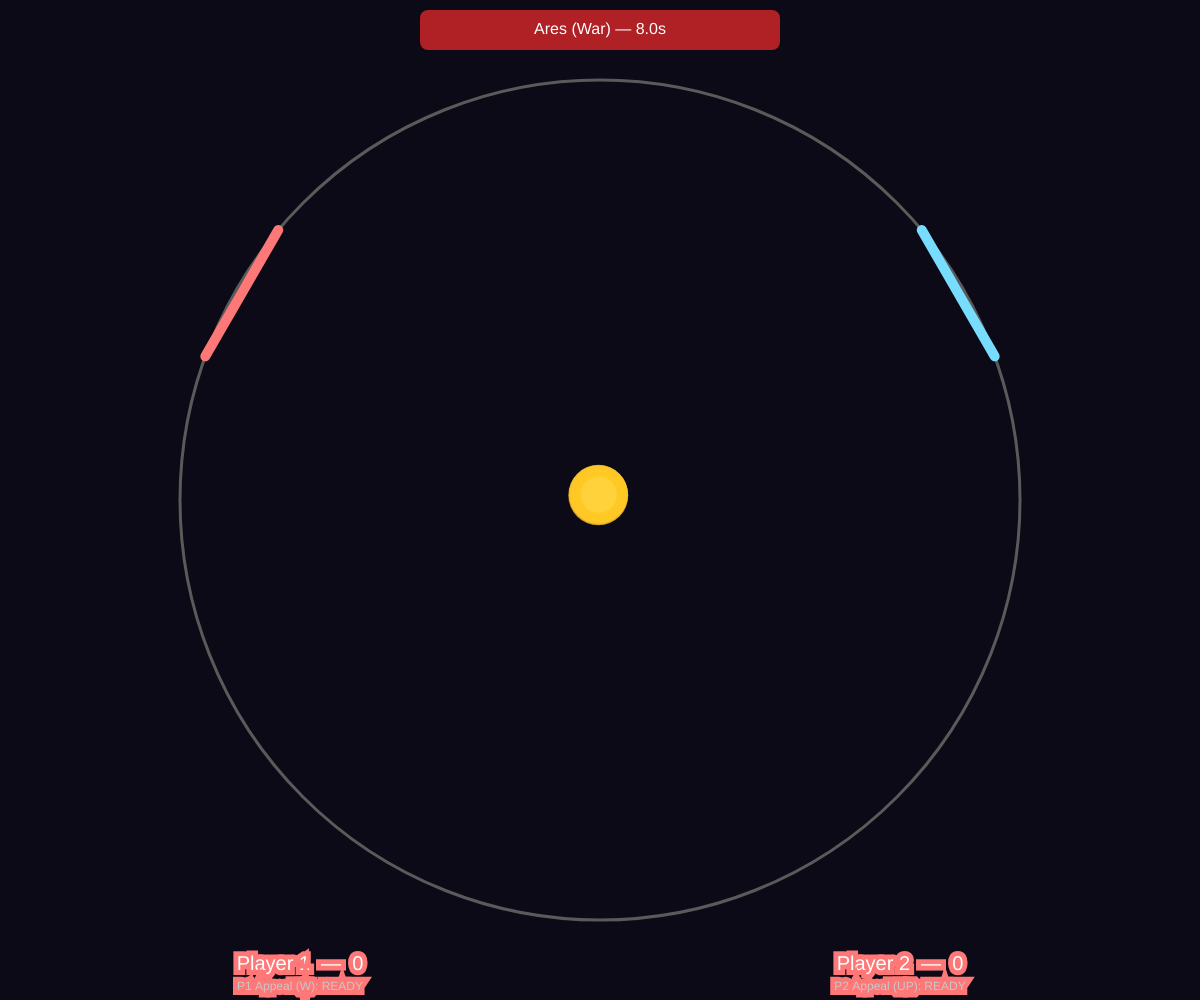
Frame 1 (no input)
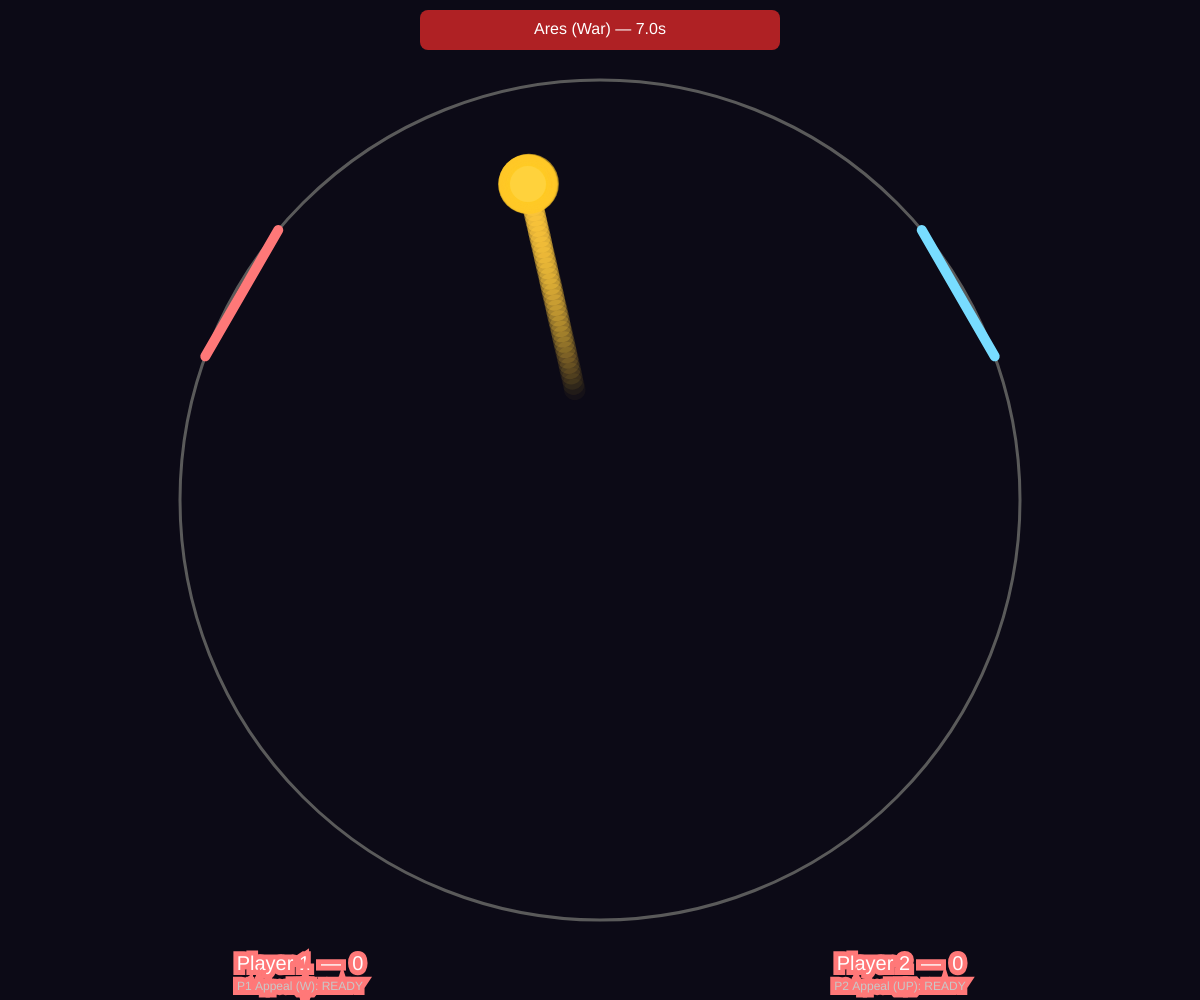
Frame 60 (no input)
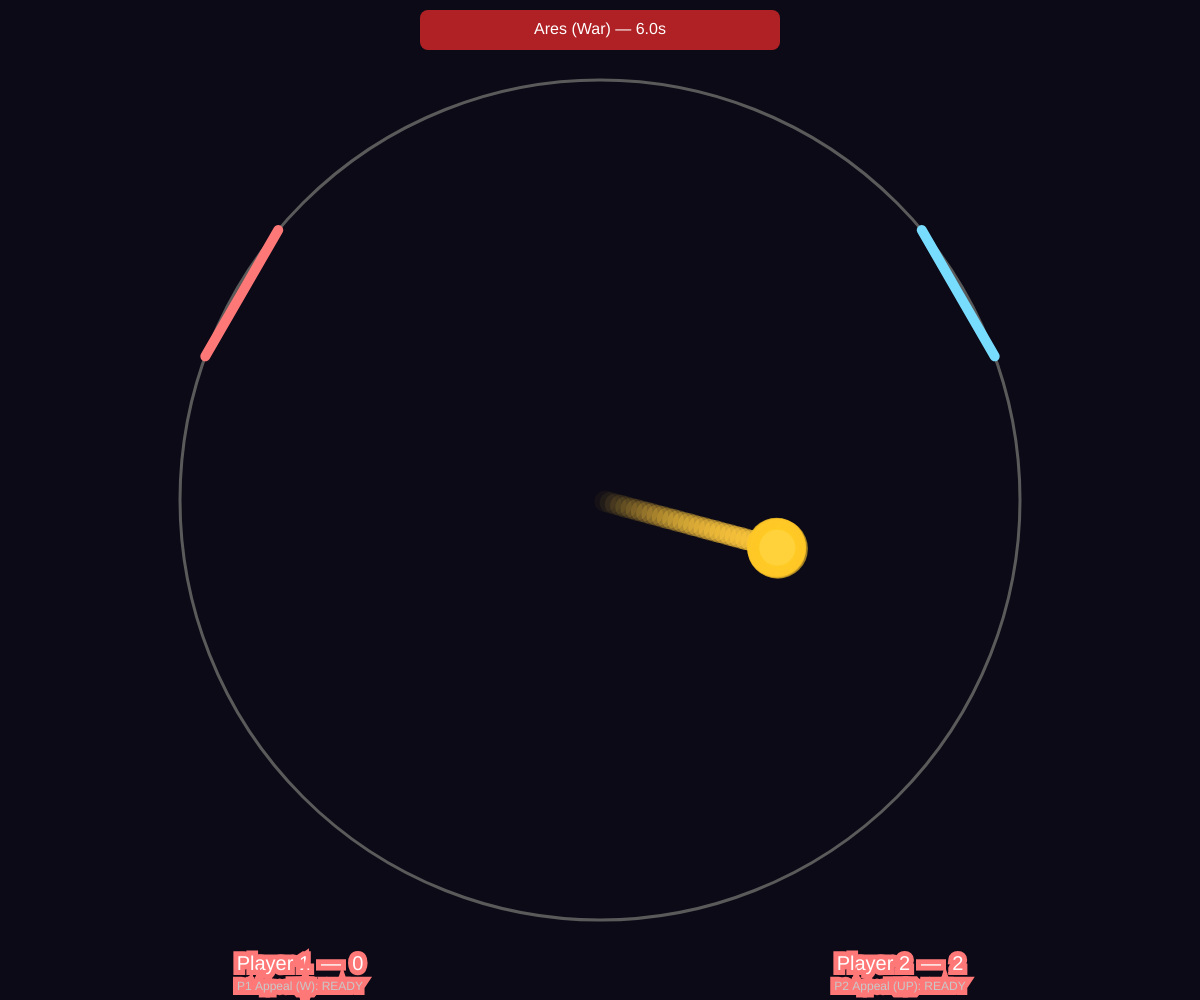
Frame 120 (the mouse pressed at the canvas centre since frame 60)

The p5.js sketch that drew these frames (run headless with seeded random() and noise() and a simulated clock; from frame 60 on, the mouse is pressed at the canvas centre):

// p5.js sketch
// ── sketch.js
// Polytheist Pong (p5.js)
// - Fullscreen responsive circular arena
// - Multiple "gods" cycle; each god changes ball/paddle behavior & scoring
// - Players can "appeal" to the active god (W for P1, UP arrow for P2) to get a short boon
// - Unique mechanics: rotating divine influences, temporary ball clones, curved motion, score modifiers
//
// Controls:
// Player 1: A / D to rotate paddle
// Player 2: LEFT / RIGHT to rotate paddle
// Appeals: Player1 press 'W', Player2 press UP arrow
//
// Drop this into a p5 editor and run.

let ball, extraBalls;
let ballTrail = [];
let paddleAngle1, paddleAngle2;
let paddleWidth, paddleRadius;
let score1 = 0, score2 = 0;
let godList = [];
let activeGodIndex = 0;
let godTimer = 0;
let GOD_DURATION = 8000; // ms each god rules
let lastGodSwitch = 0;
let appealCooldownP1 = 0, appealCooldownP2 = 0;
let lastResize = 0;

function setup() {
  createCanvas(windowWidth, windowHeight);
  angleMode(RADIANS);
  initializeGame();
  createGods();
  lastGodSwitch = millis();
}

function windowResized() {
  resizeCanvas(windowWidth, windowHeight);
  initializeGame();
}

function initializeGame() {
  paddleRadius = min(width, height) / 2 - 80;
  paddleAngle1 = -PI/6;
  paddleAngle2 = PI + PI/6;
  paddleWidth = PI / 9;
  resetBall();
  extraBalls = [];
  ballTrail = [];
}

function createGods() {
  // gods: name, color, apply (modifiers), onAppeal (player-sided short advantage)
  godList = [
    {
      name: "Ares (War)",
      color: [220, 40, 40],
      // Ares: increases speed, scoring doubled for hits while active
      applyModifiers: function(mod) {
        mod.speedMultiplier = 1.35;
        mod.scoreMultiplier = 2;
        mod.curve = 0;
        mod.cloneChance = 0;
      },
      onAppeal: function(player) {
        // short burst: powerful repulsion off your paddle
        player.tempRebound = 1.8;
      }
    },
    {
      name: "Athena (Wisdom)",
      color: [100, 180, 255],
      // Athena: slower ball, paddles more "precise" (narrow but strong)
      applyModifiers: function(mod) {
        mod.speedMultiplier = 0.75;
        mod.paddleWidthMultiplier = 0.8;
        mod.curve = 0;
        mod.cloneChance = 0;
        mod.scoreMultiplier = 1;
      },
      onAppeal: function(player) {
        // brief "focus" - paddle becomes temporarily larger for that player
        player.tempPaddleW = 1.5;
      }
    },
    {
      name: "Poseidon (Sea)",
      color: [20, 120, 180],
      // Poseidon: introduces curve (sinusoidal drift) that biases toward Player2 side
      applyModifiers: function(mod) {
        mod.speedMultiplier = 1.0;
        mod.curve = 0.008; // curvature amount
        mod.curveBias = 0.2; // positive -> drifts toward player2 side
        mod.cloneChance = 0;
        mod.scoreMultiplier = 1;
      },
      onAppeal: function(player) {
        // "tide" - briefly reduces opponent paddle mobility (slower control)
        player.opponentSlow = 0.6;
      }
    },
    {
      name: "Hermes (Trickster)",
      color: [220, 200, 80],
      // Hermes: randomness — teleport nudges, higher chance to clone ball
      applyModifiers: function(mod) {
        mod.speedMultiplier = 1.05;
        mod.curve = 0.0;
        mod.cloneChance = 0.12; // chance to spawn extra ball on hit
        mod.scoreMultiplier = 1;
      },
      onAppeal: function(player) {
        // "swiftness" - temporary speed boost for that player's hits
        player.tempHitSpeed = 1.4;
      }
    },
    {
      name: "Hestia (Hearth)",
      color: [255, 160, 90],
      // Hestia: calm — ball damps over time, heals trails (longer visibility)
      applyModifiers: function(mod) {
        mod.speedMultiplier = 0.9;
        mod.trailLength = 70;
        mod.cloneChance = 0;
        mod.scoreMultiplier = 1;
      },
      onAppeal: function(player) {
        // "warmth" - temporary shield: on next miss, nullify opponent point (one use)
        player.shieldNextMiss = true;
      }
    }
  ];
}

function draw() {
  background(12, 10, 22);

  // GOD rotation handling
  let now = millis();
  if (now - lastGodSwitch > GOD_DURATION) {
    activeGodIndex = (activeGodIndex + 1) % godList.length;
    lastGodSwitch = now;
  }
  let activeGod = godList[activeGodIndex];
  let timeLeft = max(0, GOD_DURATION - (now - lastGodSwitch));

  // modifiers base, then apply active god
  let modifiers = {
    speedMultiplier: 1.0,
    paddleWidthMultiplier: 1.0,
    curve: 0.0,
    curveBias: 0.0,
    cloneChance: 0.0,
    trailLength: 40,
    scoreMultiplier: 1
  };
  activeGod.applyModifiers(modifiers);

  // Draw circular arena
  push();
  noFill();
  stroke(90);
  strokeWeight(3);
  ellipse(width/2, height/2, paddleRadius*2);
  pop();

  // Update paddles and inputs (apply possible slowdowns from appeals)
  // We'll keep simple state objects for players to hold temporary appeal effects
  if (!this.player1) this.player1 = createPlayerState();
  if (!this.player2) this.player2 = createPlayerState();

  handlePaddleInput(this.player1, 'P1');
  handlePaddleInput(this.player2, 'P2');

  // Ball movement - include active god modifiers
  updateBall(modifiers);

  // update extra balls if clones exist
  updateExtraBalls(modifiers);

  // Draw trails based on longest trail from ball + clones
  drawTrails(modifiers.trailLength);

  // Draw balls (main + extras)
  drawBall(ball);
  for (let b of extraBalls) drawBall(b);

  // Draw paddles (use player's temp paddle multipliers)
  let p1Width = paddleWidth * modifiers.paddleWidthMultiplier * (this.player1.tempPaddleW || 1);
  let p2Width = paddleWidth * modifiers.paddleWidthMultiplier * (this.player2.tempPaddleW || 1);
  drawPaddle(paddleAngle1, color(120,220,255), p1Width);
  drawPaddle(paddleAngle2, color(255,120,120), p2Width);

  // Collisions: check main ball and extraBalls against paddles
  if (checkPaddleCollision(ball, paddleAngle1, this.player1, modifiers)) {
    // award point on a successful paddle-hit? we'll award points when a miss occurs instead
    // Potentially spawn clone (Hermes)
    attemptCloneSpawn(modifiers, ball);
  }
  for (let b of extraBalls) {
    if (checkPaddleCollision(b, paddleAngle1, this.player1, modifiers)) attemptCloneSpawn(modifiers, b);
  }
  if (checkPaddleCollision(ball, paddleAngle2, this.player2, modifiers)) attemptCloneSpawn(modifiers, ball);
  for (let b of extraBalls) {
    if (checkPaddleCollision(b, paddleAngle2, this.player2, modifiers)) attemptCloneSpawn(modifiers, b);
  }

  // Check out-of-bounds: if ball leaves arena, award point to opposite side (unless shield)
  checkOutOfBounds(ball, modifiers);
  // Extra balls: if they leave, remove and award points similarly
  let survivors = [];
  for (let b of extraBalls) {
    if (checkOutOfBounds(b, modifiers, true)) {
      // removed inside function if out
    } else survivors.push(b);
  }
  extraBalls = survivors;

  // Display HUD: scores and active god
  drawHUD(activeGod.name, activeGod.color, timeLeft);

  // Reduce temp effects over time (simple decay)
  decayPlayerTemps(this.player1);
  decayPlayerTemps(this.player2);

  // Handle appeal cooldown timers
  if (appealCooldownP1 > 0) appealCooldownP1 = max(0, appealCooldownP1 - deltaTime);
  if (appealCooldownP2 > 0) appealCooldownP2 = max(0, appealCooldownP2 - deltaTime);
}

// ---------- game object helpers ----------

function createPlayerState() {
  return {
    tempPaddleW: 1,
    tempRebound: 1,
    tempHitSpeed: 1,
    opponentSlow: 1,
    shieldNextMiss: false
  };
}

function handlePaddleInput(playerState, id) {
  let slowFactor = 1;
  if (id === 'P1') {
    if (keyIsDown(65)) paddleAngle1 -= 0.06 * slowFactor; // A
    if (keyIsDown(68)) paddleAngle1 += 0.06 * slowFactor; // D
    // appeal key W
    if (keyIsDown(87) && appealCooldownP1 <= 0) {
      godList[activeGodIndex].onAppeal(playerState);
      appealCooldownP1 = 5000; // 5s cooldown
    }
  } else {
    if (keyIsDown(LEFT_ARROW)) paddleAngle2 -= 0.06 * slowFactor;
    if (keyIsDown(RIGHT_ARROW)) paddleAngle2 += 0.06 * slowFactor;
    // appeal key UP_ARROW
    if (keyIsDown(UP_ARROW) && appealCooldownP2 <= 0) {
      godList[activeGodIndex].onAppeal(playerState);
      appealCooldownP2 = 5000;
    }
  }
}

function resetBall() {
  ball = {
    x: width/2,
    y: height/2,
    angle: random(TWO_PI),
    speed: 4,
    radius: 18,
    owner: null // not used but placeholder
  };
  extraBalls = [];
  ballTrail = [];
}

function updateBall(mod) {
  // curvature: add small angular drift proportional to y-position and mod.curve
  if (!ball) resetBall();

  // apply curve bias: bias sign pushes toward player2 side (positive is clockwise)
  let bias = mod.curveBias || 0;
  let curveAmt = mod.curve || 0;
  ball.angle += curveAmt * sin((ball.x + ball.y) * 0.01) + curveAmt * bias * 0.25;

  // move
  let sp = ball.speed * mod.speedMultiplier;
  ball.x += sp * cos(ball.angle);
  ball.y += sp * sin(ball.angle);

  // simple friction/damping to avoid runaway
  ball.speed = constrain(ball.speed, 2, 12);
}

function updateExtraBalls(mod) {
  for (let b of extraBalls) {
    let curveAmt = mod.curve || 0;
    let bias = mod.curveBias || 0;
    b.angle += curveAmt * sin((b.x + b.y)*0.01) + curveAmt * bias * 0.25;
    let sp = b.speed * mod.speedMultiplier;
    b.x += sp * cos(b.angle);
    b.y += sp * sin(b.angle);
    b.speed = constrain(b.speed, 2, 12);
  }
}

function drawTrails(maxLen) {
  // accumulate trails from main ball + extras into a single array for drawing
  // we keep ballTrail for main ball only; when clones exist, their positions are drawn translucent
  // push current main ball pos to trail
  ballTrail.push({x: ball.x, y: ball.y});
  if (ballTrail.length > maxLen) ballTrail.shift();

  noStroke();
  for (let i = 0; i < ballTrail.length; i++) {
    let alpha = map(i, 0, ballTrail.length, 10, 180);
    fill(255, 200, 60, alpha);
    ellipse(ballTrail[i].x, ballTrail[i].y, ball.radius * 1.2);
  }

  // extra balls trails (shorter)
  for (let b of extraBalls) {
    fill(200, 240, 255, 100);
    ellipse(b.x, b.y, b.radius);
  }
}

function drawBall(b) {
  // glow
  push();
  for (let i = 40; i > 0; i--) {
    let a = map(i, 0, 40, 0, 160);
    fill(255, 200, 40, a);
    ellipse(b.x + random(-1,1), b.y + random(-1,1), b.radius*2 + i*0.6);
  }
  pop();
  // core
  fill(255, 210, 60);
  ellipse(b.x, b.y, b.radius*2);
}

function drawPaddle(angle, col, w = paddleWidth) {
  let x1 = width/2 + paddleRadius * cos(angle - w/2);
  let y1 = height/2 + paddleRadius * sin(angle - w/2);
  let x2 = width/2 + paddleRadius * cos(angle + w/2);
  let y2 = height/2 + paddleRadius * sin(angle + w/2);
  stroke(col);
  strokeWeight(10);
  line(x1,y1,x2,y2);
}

// Returns true if a collision occurred
function checkPaddleCollision(b, paddleAngle, playerState, modifiers) {
  let dx = b.x - width/2;
  let dy = b.y - height/2;
  let angleBall = atan2(dy, dx);
  let distFromCenter = sqrt(dx*dx + dy*dy);
  let angleDiff = angleDiffFunc(angleBall, paddleAngle);
  if (distFromCenter > paddleRadius - b.radius*2 && angleDiff < (paddleWidth * (modifiers && modifiers.paddleWidthMultiplier || 1))/2) {
    // reflect
    // calculate normal reflection based on angle difference
    let normal = angleBall;
    let incidence = b.angle;
    // simple bounce: reverse direction around normal with a bit of randomness and player's tempRebound
    let rebound = (playerState && playerState.tempRebound) ? playerState.tempRebound : 1;
    b.angle = normal + PI + ( (normal - incidence) * 0.3 ) + random(-0.2,0.2);
    // adjust speed when hit; consider player's tempHitSpeed
    let hitBoost = (playerState && playerState.tempHitSpeed) ? playerState.tempHitSpeed : 1;
    b.speed = constrain(b.speed * (1.0 + 0.08*rebound) * hitBoost, 2, 14);
    return true;
  }
  return false;
}

function attemptCloneSpawn(modifiers, b) {
  if (random() < (modifiers.cloneChance || 0)) {
    // spawn small extra ball from this position with slightly different angle
    let nb = {
      x: b.x + random(-10,10),
      y: b.y + random(-10,10),
      angle: b.angle + random(-0.6,0.6),
      speed: b.speed * random(0.9,1.1),
      radius: max(8, b.radius*0.6)
    };
    extraBalls.push(nb);
    // cap clones
    if (extraBalls.length > 3) extraBalls.shift();
  }
}

function checkOutOfBounds(b, modifiers, isExtra = false) {
  let dx = b.x - width/2;
  let dy = b.y - height/2;
  let distFromCenter = sqrt(dx*dx + dy*dy);
  if (distFromCenter > paddleRadius + 40) {
    // determine which side missed: angle relative to center
    let ang = atan2(dy, dx);
    // convention: top half (ang between -PI/2 and PI/2) is Player2 side, bottom half is Player1 side
    // we'll award point to opposite player of the side where the ball left
    let leftSideIsTop = (ang > -PI/2 && ang < PI/2);
    let awardedTo = leftSideIsTop ? 1 : 2; // if leftSideIsTop true -> ball went out near right/top -> award P1
    // apply shield logic: if that player had shieldNextMiss true, cancel point and consume shield
    if (awardedTo === 1 && this.player1 && this.player1.shieldNextMiss) {
      this.player1.shieldNextMiss = false;
      // no point
    } else if (awardedTo === 2 && this.player2 && this.player2.shieldNextMiss) {
      this.player2.shieldNextMiss = false;
    } else {
      if (awardedTo === 1) score1 += (modifiers.scoreMultiplier || 1);
      else score2 += (modifiers.scoreMultiplier || 1);
    }
    // reset or remove ball
    if (!isExtra) {
      resetBall();
    }
    return true;
  }
  return false;
}

function angleDiffFunc(a,b) {
  let diff = abs(a-b) % TWO_PI;
  return diff > PI ? TWO_PI - diff : diff;
}

function drawHUD(godName, godColor, timeLeft) {
  push();
  // god panel
  noStroke();
  fill(godColor[0], godColor[1], godColor[2], 200);
  rectMode(CENTER);
  let gx = width/2;
  let gy = 30;
  rect(gx, gy, 360, 40, 8);
  fill(10);
  textAlign(CENTER, CENTER);
  textSize(16);
  fill(255);
  text(`${godName} — ${nf(timeLeft/1000,1,1)}s`, gx, gy);
  pop();

  // Scores
  push();
  textAlign(CENTER);
  fill(255);
  textSize(20);
  text(`Player 1  —  ${score1}`, width/4, height - 30);
  text(`Player 2  —  ${score2}`, (3*width)/4, height - 30);
  pop();

  // appeal hints and cooldowns
  push();
  textAlign(CENTER);
  textSize(12);
  fill(200);
  let p1cd = max(0, round(appealCooldownP1/1000));
  let p2cd = max(0, round(appealCooldownP2/1000));
  text(`P1 Appeal (W): ${p1cd > 0 ? p1cd + "s" : "READY"}`, width/4, height - 10);
  text(`P2 Appeal (UP): ${p2cd > 0 ? p2cd + "s" : "READY"}`, (3*width)/4, height - 10);
  pop();
}

function decayPlayerTemps(p) {
  // gently decay temporary multipliers towards default
  if (!p) return;
  p.tempPaddleW = lerp(p.tempPaddleW || 1, 1, 0.03);
  p.tempRebound = lerp(p.tempRebound || 1, 1, 0.04);
  p.tempHitSpeed = lerp(p.tempHitSpeed || 1, 1, 0.04);
  // opponentSlow and shieldNextMiss are boolean-ish; shield persists until used
}
